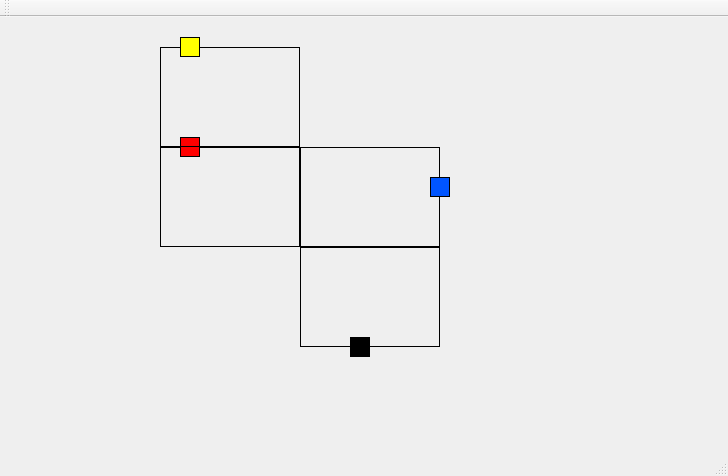
<?xml version="1.0" encoding="UTF-8"?>
<ui version="4.0">
 <class>MainWindow</class>
 <widget class="QMainWindow" name="MainWindow">
  <property name="geometry">
   <rect>
    <x>0</x>
    <y>0</y>
    <width>728</width>
    <height>476</height>
   </rect>
  </property>
  <property name="windowTitle">
   <string>MainWindow</string>
  </property>
  <widget class="QWidget" name="centralWidget">
   <widget class="QLabel" name="labelTrilho02">
    <property name="geometry">
     <rect>
      <x>160</x>
      <y>130</y>
      <width>140</width>
      <height>100</height>
     </rect>
    </property>
    <property name="styleSheet">
     <string notr="true">background-color: transparent;
border: 1px solid #000;</string>
    </property>
    <property name="text">
     <string/>
    </property>
   </widget>
   <widget class="QLabel" name="labelTrem01">
    <property name="geometry">
     <rect>
      <x>180</x>
      <y>120</y>
      <width>20</width>
      <height>20</height>
     </rect>
    </property>
    <property name="styleSheet">
     <string notr="true">background-color: red;
border: 1px solid #000;</string>
    </property>
    <property name="text">
     <string/>
    </property>
   </widget>
   <widget class="QLabel" name="labelTrilho03">
    <property name="geometry">
     <rect>
      <x>300</x>
      <y>130</y>
      <width>140</width>
      <height>100</height>
     </rect>
    </property>
    <property name="styleSheet">
     <string notr="true">background-color: transparent;
border: 1px solid #000;</string>
    </property>
    <property name="text">
     <string/>
    </property>
   </widget>
   <widget class="QLabel" name="labelTrilho01">
    <property name="geometry">
     <rect>
      <x>160</x>
      <y>30</y>
      <width>140</width>
      <height>100</height>
     </rect>
    </property>
    <property name="styleSheet">
     <string notr="true">background-color: transparent;
border: 1px solid #000;</string>
    </property>
    <property name="text">
     <string/>
    </property>
   </widget>
   <widget class="QLabel" name="labelTrilho04">
    <property name="geometry">
     <rect>
      <x>300</x>
      <y>230</y>
      <width>140</width>
      <height>100</height>
     </rect>
    </property>
    <property name="styleSheet">
     <string notr="true">background-color: transparent;
border: 1px solid #000;</string>
    </property>
    <property name="text">
     <string/>
    </property>
   </widget>
   <widget class="QLabel" name="labelTrem02">
    <property name="geometry">
     <rect>
      <x>180</x>
      <y>20</y>
      <width>20</width>
      <height>20</height>
     </rect>
    </property>
    <property name="styleSheet">
     <string notr="true">background: solid rgb(255, 255, 0);
border: 1px solid #000;</string>
    </property>
    <property name="text">
     <string/>
    </property>
   </widget>
   <widget class="QLabel" name="labelTrem03">
    <property name="geometry">
     <rect>
      <x>430</x>
      <y>160</y>
      <width>20</width>
      <height>20</height>
     </rect>
    </property>
    <property name="styleSheet">
     <string notr="true">background: rgb(0, 85, 255);
border: 1px solid #000;</string>
    </property>
    <property name="text">
     <string/>
    </property>
   </widget>
   <widget class="QLabel" name="labelTrem04">
    <property name="geometry">
     <rect>
      <x>350</x>
      <y>320</y>
      <width>20</width>
      <height>20</height>
     </rect>
    </property>
    <property name="styleSheet">
     <string notr="true">background: black;
</string>
    </property>
    <property name="text">
     <string/>
    </property>
   </widget>
  </widget>
  <widget class="QMenuBar" name="menuBar">
   <property name="geometry">
    <rect>
     <x>0</x>
     <y>0</y>
     <width>728</width>
     <height>20</height>
    </rect>
   </property>
  </widget>
  <widget class="QToolBar" name="mainToolBar">
   <attribute name="toolBarArea">
    <enum>TopToolBarArea</enum>
   </attribute>
   <attribute name="toolBarBreak">
    <bool>false</bool>
   </attribute>
  </widget>
  <widget class="QStatusBar" name="statusBar"/>
 </widget>
 <layoutdefault spacing="6" margin="11"/>
 <resources/>
 <connections/>
</ui>
